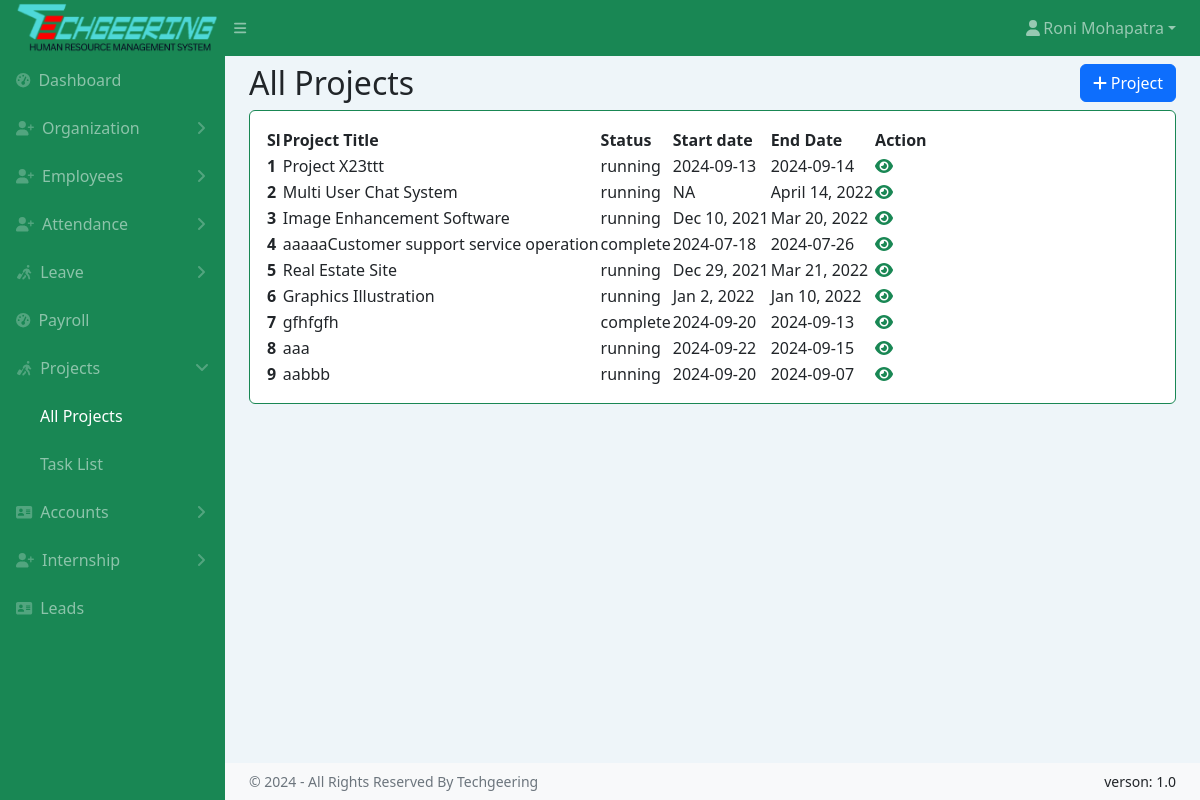
Page /projects.php (signed in) on the earlier database version.
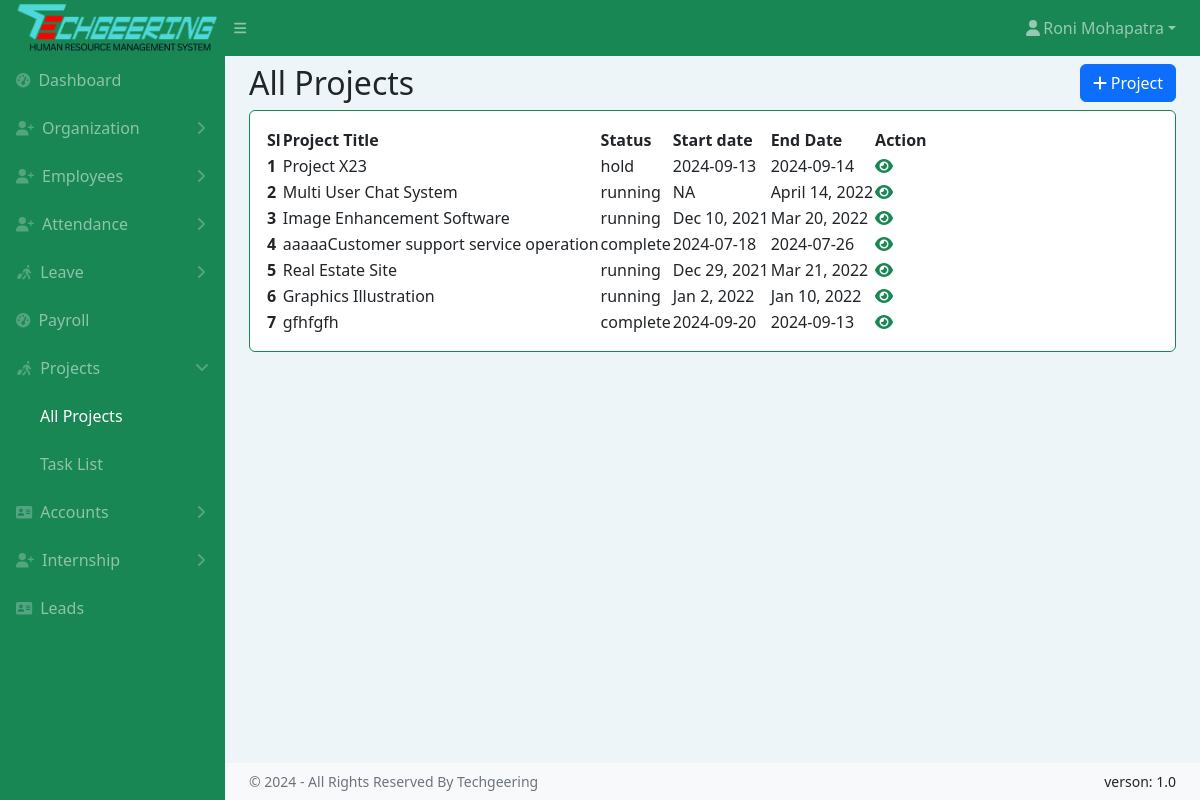
Same page on the later database version.
### tables this page shows
CREATE TABLE `project` (
  `id` int(14) NOT NULL,
  `pro_name` varchar(128) DEFAULT NULL,
  `pro_start_date` varchar(128) DEFAULT NULL,
  `pro_end_date` varchar(128) DEFAULT NULL,
  `pro_description` varchar(1024) DEFAULT NULL,
  `pro_summary` varchar(512) DEFAULT NULL,
  `pro_status` enum('upcoming','complete','running','hold') NOT NULL DEFAULT 'running',
  `progress` varchar(128) DEFAULT NULL
);

### projects.php (the view, shortened to what this page needs)
<!DOCTYPE html>
<html lang="en">
<head>
    <link href="https://cdn.jsdelivr.net/npm/simple-datatables@7.1.2/dist/style.min.css" rel="stylesheet" />
    <link href="assets/css/styles.css" rel="stylesheet" />
</head>
<body class="sb-nav-fixed">
    <?php include 'common/topnav.php' ?>
    <div id="layoutSidenav">
        <?php include 'common/sidenav.php' ?>
        <div id="layoutSidenav_content">
            <main>
                <div class="container-fluid px-4">
                    <div class="d-flex justify-content-between align-items-center">
                        <h2 class="my-2">All Projects</h2>
                        <?php if ($em_role == '1') { ?>
                            <button type="button" class="btn btn-primary" data-bs-toggle="modal" data-bs-target="#addDept">
                                <i class="fa-solid fa-plus"></i> Project
                            </button>
                        <?php } ?>
                    </div>
                    <div class="card mb-4">
                        <div class="card-body">
                            <table id="datatablesSimple">
                                <thead>
                                    <tr>
                                        <th>Sl</th>
                                        <th>Project Title</th>
                                        <th>Status</th>
                                        <th>Start date</th>
                                        <th>End Date</th>
                                        <th>Action</th>
                                    </tr>
                                </thead>
                                <tbody>
                                    <?php
                                    include "common/conn.php";
                                    if ($em_role == '1' || $em_role == '2' || $em_role == '3') {
                                        $sql = "SELECT * FROM project";
                                    }
                                    $result = $conn->query($sql);
                                    if ($result->num_rows > 0) {
                                        $slno = 1;
                                        while ($row = $result->fetch_assoc()) {
                                            $encoded_id = base64_encode($row['id']);
                                            ?>
                                            <tr>
                                                <th><?php echo $slno; ?></th>
                                                <td><?php echo $row["pro_name"]; ?></td>
                                                <td><?php echo $row["pro_status"]; ?></td>
                                                <td><?php echo $row["pro_start_date"]; ?></td>
                                                <td><?php echo $row["pro_end_date"]; ?></td>
                                                <td>
                                                    <a href="singleProject.php?id=<?php echo $encoded_id; ?>"><i
                                                            class="fa-solid fa-eye text-success"></i></a>
                                                </td>
                                            </tr>
                                            <?php
                                            $slno++;
                                        }
                                    } else {
                                        echo "<tr><td colspan='6'>0 results</td></tr>";
                                    }
                                    ?>
                                </tbody>
                            </table>
                        </div>
                    </div>
                </div>
            </main>
            <?php include 'common/copyrightfooter.php' ?>
        </div>
    </div>
</body>
</html>

Differences in the rows shown:
removed project: pro_name "aaa", pro_status "running", pro_start_date "2024-09-22", pro_end_date "2024-09-15"
removed project: pro_name "aabbb", pro_status "running", pro_start_date "2024-09-20", pro_end_date "2024-09-07"
changed project: pro_name "Project X23ttt" → "Project X23"; pro_status "running" → "hold"
